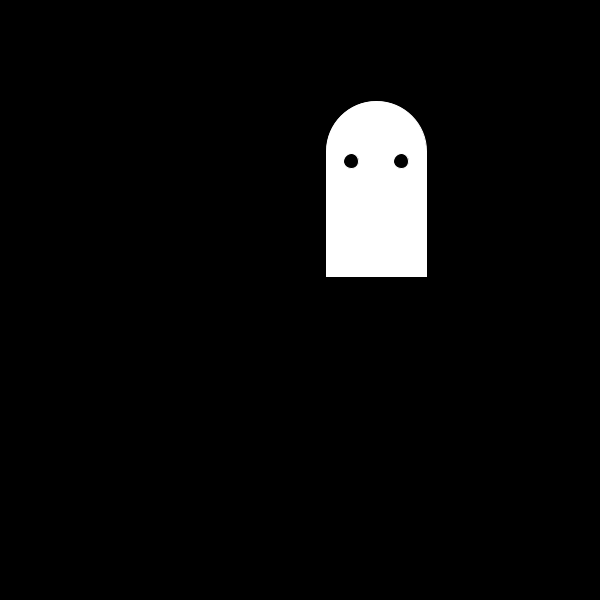
Frame 1 (no input)
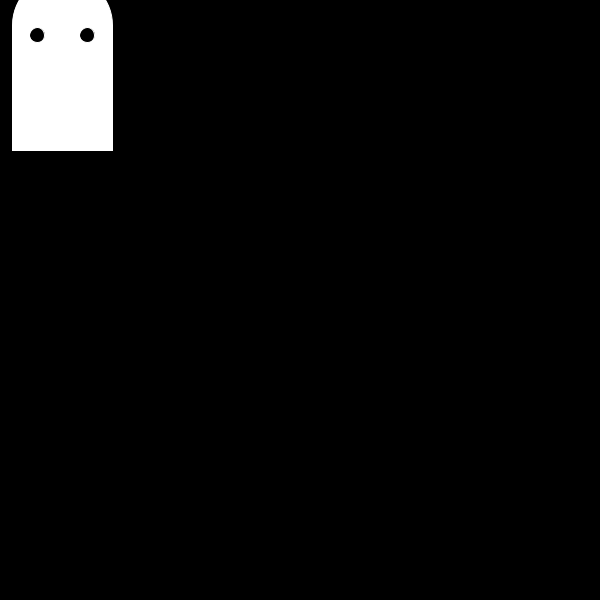
Frame 60 (the mouse pressed at the canvas centre just before this capture)
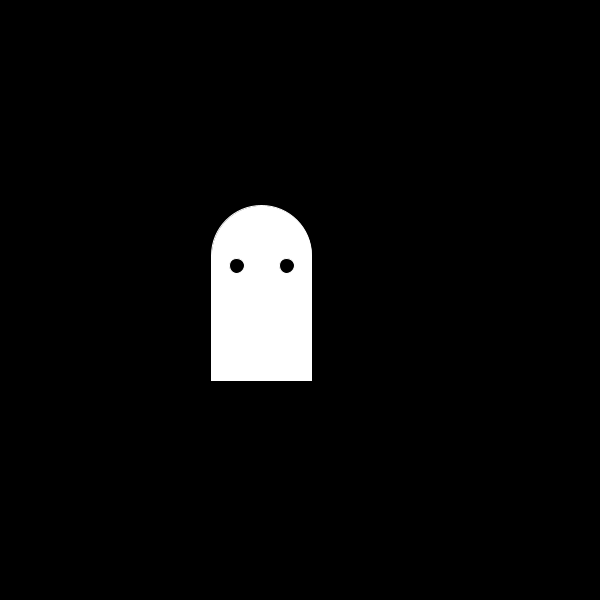
Frame 120 (the mouse held since frame 60 and released just before this capture)

The Processing sketch that drew these frames (run headless with seeded random() and noise(); from frame 60 on, the mouse is pressed at the canvas centre):

// Processing sketch: FENG_JESSIE_Functions_easing
// ── FENG_JESSIE_Functions_easing.pde
float easing = 0.03;
float xCoord = random(600);
float yCoord = random(600);

void setup(){
 size(600, 600); 
 background(0);
 frameRate(30);
}

void draw(){
  background(0);
  
  float ease_x = xeasing(mouseX, xCoord, easing);
  float ease_y = yeasing(mouseY, yCoord, easing);
  draw_sprite(ease_x, ease_y);
  xCoord = ease_x;
  yCoord = ease_y; 
  
  if ((frameCount % 10) == 0){
    distance(ease_x, ease_y, mouseX, mouseY);
  }
}

void draw_sprite(float x, float y){
  //DRAW GHOST
    //body
    stroke(255);
    fill(255);
    ellipse(x, y, 100, 100);
    rect(x-50, y, 100, 125);
    //eyes
    fill(0);
    ellipse(x-25, y+10, 15, 15);
    ellipse(x+25, y+10, 15, 15);
}

float xeasing(float targetX, float objectX, float easing){
    float dx = targetX - objectX;
    float updated_objectX = objectX + easing * dx;
    return (updated_objectX);
}

float yeasing(float targetY, float objectY, float easing){
    float dy = targetY - objectY;
    float updated_objectY = objectY + easing * dy;
    return (updated_objectY);
}

float distance(float x1, float y1, float x2, float y2){
  float dx = x2 - x1;
  float dy = y2 - y1;
  float distance = sqrt(dx*dx + dy*dy);
  println(distance);
  return (distance);
}
